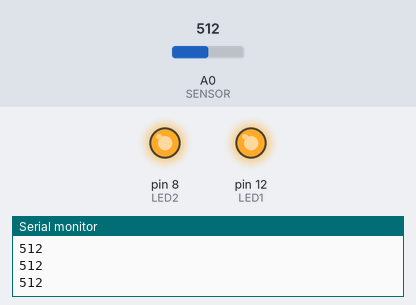
Recording of a sketch running on a simulated Arduino Uno, built with avr-gcc and run on an emulated ATmega328P. Shown: output pins drawn as LEDs (lit = HIGH), the last lines printed to the serial monitor. Inputs (shaded band) come from the test bench; at power-on: A0 (SENSOR) = 512.

Above: at 1.2 s.
1.3 s: A0 (SENSOR) set to 0
At 2.5 s:
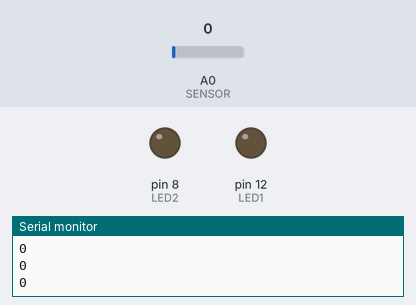
2.8 s: A0 (SENSOR) set to 122
At 3.9 s:
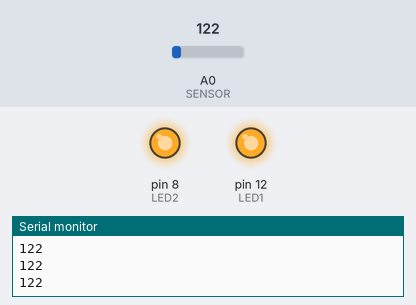
Timing chart, 0 to 5.8 s (numbered marks = the images above; inputs shaded):
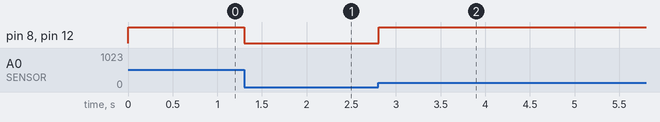

The sketch:

ldrSensor.ino
```cpp
#define SENSOR A0
#define LED1 12
#define LED2 8

void setup()
{
  pinMode(SENSOR,INPUT);
  pinMode(LED1 ,OUTPUT);
  pinMode(LED2 ,OUTPUT);
  Serial.begin(9600);
}


void loop()
{
  int AnalogValue;
  AnalogValue = analogRead(SENSOR);
  Serial.println(AnalogValue);

  if(AnalogValue==0)
 {
  digitalWrite(LED1,LOW);
  digitalWrite(LED2,LOW);
  delay(100);
 }

 else
 {
  digitalWrite(LED1,HIGH);
  digitalWrite(LED2,HIGH);
  delay(100);
 }
}
```

Measured:
- after the input at 1.3 s, pin 8 (LED2), pin 12 (LED1): HIGH → LOW at once
- after the input at 2.8 s, pin 8 (LED2), pin 12 (LED1): LOW → HIGH at once
